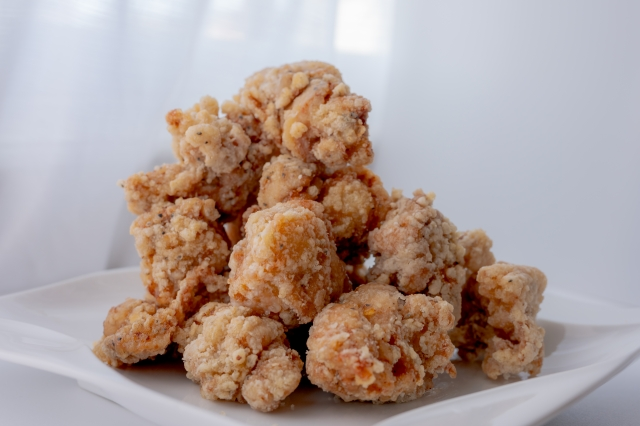
#> input picture input/input.jpg, 640 x 426 px
$ python split.py
#> lines starting #> are read from the running program, lines starting #| are printed output that depends on the picture
from PIL import Image

# 入力ファイル名
input_file = "input/input.jpg"
# 出力ディレクトリ
output_dir = "output/"

# 2×8のグリッドに分割する
rows, columns = 2, 8

# 画像を読み込む
img = Image.open(input_file)
#> img is the input picture: PIL image 640x426 RGB; mean R, G, B 174.6, 159.1, 154.2

# 画像の幅と高さを取得
img_width, img_height = img.size
#> img_width = 640; img_height = 426

# 1つのサブイメージの幅と高さを計算
subimg_width = img_width // columns
#> subimg_width = 80
subimg_height = img_height // rows
#> subimg_height = 213

# 出力ディレクトリを作成
import os
os.makedirs(output_dir, exist_ok=True)

# 画像を分割して保存
for row in range(rows):
    for col in range(columns):
        # サブイメージの位置を計算
        left = col * subimg_width
        upper = row * subimg_height
        right = (col + 1) * subimg_width
        lower = (row + 1) * subimg_height

        # サブイメージを切り取り
        subimg = img.crop((left, upper, right, lower))

        # サブイメージを保存
        output_file = os.path.join(output_dir, f"subimage_{row}_{col}.jpg")
        subimg.save(output_file)
#> this loop made 2 passes
#> pass 1, `subimg.save(output_file)`:
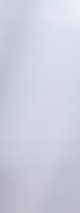
#> saved as subimage_0_0.jpg: PIL image 80x213 RGB; mean R, G, B 203.9, 207.9, 221
#> pass 1, `subimg.save(output_file)`:
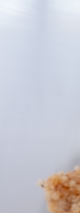
#> saved as subimage_0_1.jpg: PIL image 80x213 RGB; mean R, G, B 201.7, 202.5, 211.2
#> pass 1, `subimg.save(output_file)`:
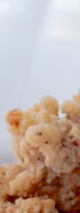
#> saved as subimage_0_2.jpg: PIL image 80x213 RGB; mean R, G, B 190.5, 171.7, 161.3
#> pass 1, `subimg.save(output_file)`:
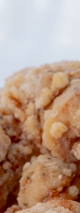
#> saved as subimage_0_3.jpg: PIL image 80x213 RGB; mean R, G, B 181.4, 151.3, 132.6
#> after the loop:
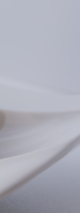
#> subimg: PIL image 80x213 RGB; mean R, G, B 171.9, 173.4, 184.7

print("画像を2×8のグリッドに分割しました。")
